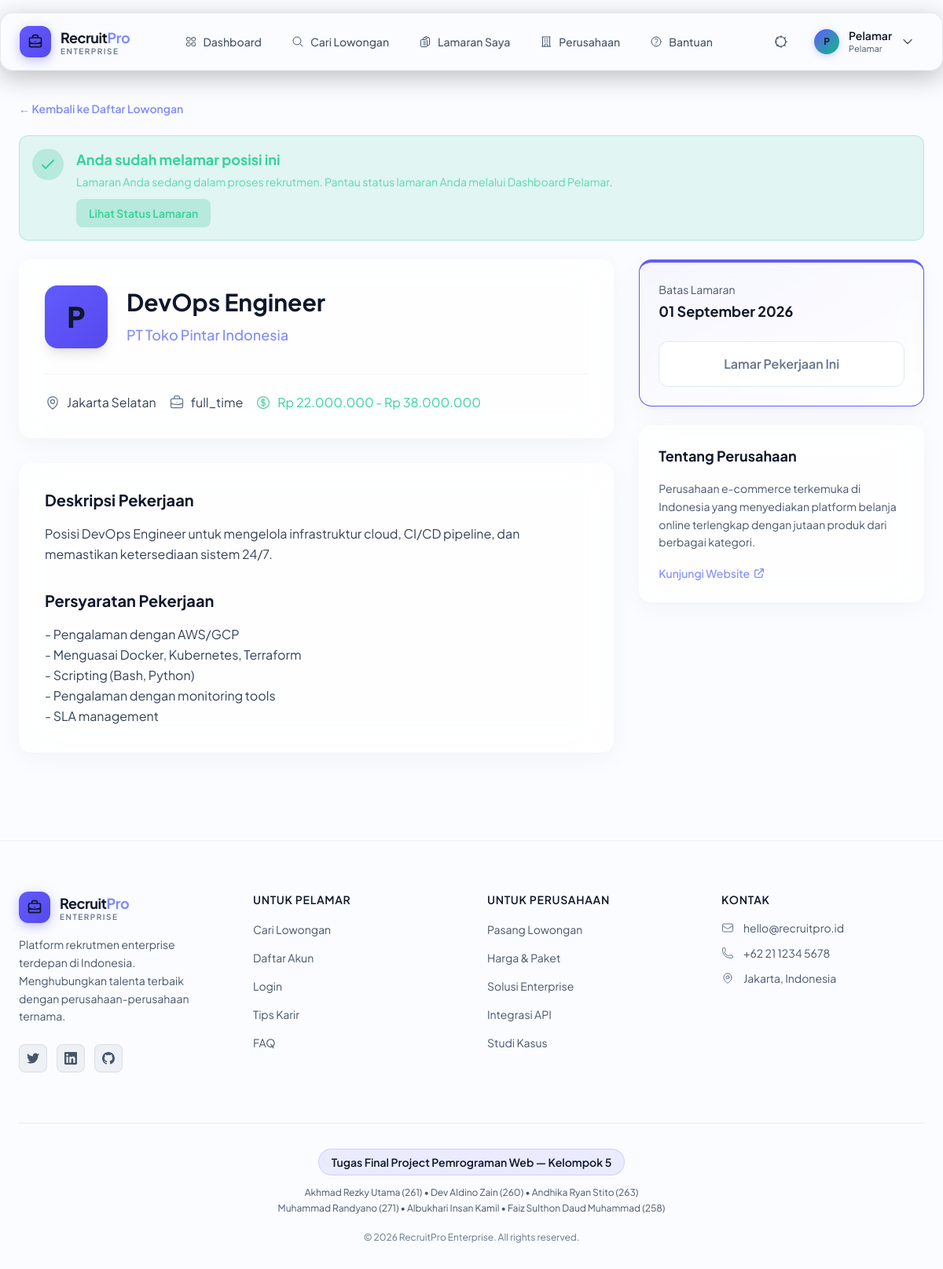
The page /pelamar/jobs/detail.php?id=9 (signed in) on the database its author committed.
### tables this page shows
CREATE TABLE `jobs` (
  `id` int(10) unsigned NOT NULL AUTO_INCREMENT,
  `hr_profile_id` int(10) unsigned NOT NULL,
  `title` varchar(255) NOT NULL,
  `description` text NOT NULL,
  `requirements` text DEFAULT NULL,
  `location` varchar(255) DEFAULT NULL,
  `job_type` varchar(50) NOT NULL DEFAULT 'full_time',
  `industry_category` varchar(50) DEFAULT NULL,
  `salary_range` varchar(100) DEFAULT NULL,
  `deadline` date DEFAULT NULL,
  `status` varchar(20) NOT NULL DEFAULT 'active',
  `created_at` datetime NOT NULL DEFAULT current_timestamp(),
  `updated_at` datetime NOT NULL DEFAULT current_timestamp() ON UPDATE current_timestamp(),
  PRIMARY KEY (`id`),
  KEY `idx_jobs_status` (`status`),
  KEY `idx_jobs_hr` (`hr_profile_id`),
  KEY `idx_jobs_industry` (`industry_category`),
  KEY `idx_jobs_type` (`job_type`),
  KEY `idx_jobs_deadline` (`deadline`),
  FULLTEXT KEY `idx_jobs_search` (`title`,`description`),
  CONSTRAINT `fk_jobs_hr` FOREIGN KEY (`hr_profile_id`) REFERENCES `hr_profiles` (`id`) ON DELETE CASCADE
);

CREATE TABLE `hr_profiles` (
  `id` int(10) unsigned NOT NULL AUTO_INCREMENT,
  `user_id` int(10) unsigned NOT NULL,
  `company_name` varchar(255) NOT NULL,
  `industry` varchar(100) DEFAULT NULL,
  `location` varchar(255) DEFAULT NULL,
  `phone` varchar(20) DEFAULT NULL,
  `website` varchar(255) DEFAULT NULL,
  `company_description` text DEFAULT NULL,
  `created_at` datetime NOT NULL DEFAULT current_timestamp(),
  `updated_at` datetime NOT NULL DEFAULT current_timestamp() ON UPDATE current_timestamp(),
  PRIMARY KEY (`id`),
  UNIQUE KEY `user_id` (`user_id`),
  KEY `idx_hr_company` (`company_name`),
  CONSTRAINT `fk_hr_profiles_user` FOREIGN KEY (`user_id`) REFERENCES `users` (`id`) ON DELETE CASCADE
);

### pelamar/jobs/detail.php (the view, shortened to what this page needs)
<?php
$jobId = $_GET['id'] ?? null;
$pdo = Database::getConnection();
$stmt = $pdo->prepare("
    SELECT j.*, h.company_name, h.company_description, h.website
    FROM jobs j
    JOIN hr_profiles h ON j.hr_profile_id = h.id
    WHERE j.id = :id AND j.status = 'active'
");
$stmt->execute(['id' => $jobId]);
$job = $stmt->fetch();
$hasApplied = false;
$missingProfile = false;
if (isset($_SESSION['user_id']) && $_SESSION['role'] === ROLE_PELAMAR) {
    $stmtProf = $pdo->prepare("SELECT id, cv_file_path FROM pelamar_profiles WHERE user_id = :uid");
    $stmtProf->execute(['uid' => $_SESSION['user_id']]);
    $prof = $stmtProf->fetch();
    if ($prof) {
        if (empty($prof['cv_file_path'])) {
            $missingProfile = true;
        }
        $stmtApp = $pdo->prepare("SELECT id FROM applications WHERE pelamar_profile_id = :pid AND job_id = :jid");
        $stmtApp->execute(['pid' => $prof['id'], 'jid' => $jobId]);
        if ($stmtApp->fetch()) {
            $hasApplied = true;
        }
    }
}
?>
<!DOCTYPE html>
<html lang="id">
<head>
    <script src="https://cdn.tailwindcss.com"></script>
    <link rel="stylesheet" href="<?= BASE_URL ?>/assets/css/design-system.css">
    <link rel="stylesheet" href="<?= BASE_URL ?>/assets/css/components.css">
</head>
<body class="bg-slate-900 text-slate-200 font-sans antialiased min-h-screen flex flex-col relative">
    <?php require_once __DIR__ . '/../../components/header.php'; ?>
    <main class="flex-grow max-w-[1200px] mx-auto w-full px-4 sm:px-6 py-8">
        <div class="mb-6">
            <a href="browse.php" class="text-sm font-semibold text-indigo-400 hover:text-indigo-300 flex items-center gap-2 mb-6 w-fit">
                &larr; Kembali ke Daftar Lowongan
            </a>
            <?php if ($hasApplied): ?>
                <div class="mb-6 bg-emerald-500/10 border border-emerald-500/20 text-emerald-400 px-4 py-4 rounded-xl flex items-start gap-4">
                    <div class="w-10 h-10 rounded-full bg-emerald-500/20 flex items-center justify-center shrink-0">
                        <svg class="w-6 h-6" fill="none" viewBox="0 0 24 24" stroke="currentColor"><path stroke-linecap="round" stroke-linejoin="round" stroke-width="2" d="M5 13l4 4L19 7" /></svg>
                    </div>
                    <div>
                        <h4 class="font-bold text-lg mb-1">Anda sudah melamar posisi ini</h4>
                        <p class="text-emerald-400/80 text-sm">Lamaran Anda sedang dalam proses rekrutmen. Pantau status lamaran Anda melalui Dashboard Pelamar.</p>
                        <a href="<?= BASE_URL ?>/pelamar/applications/list.php" class="inline-block mt-3 px-4 py-2 bg-emerald-500/20 rounded-lg text-sm font-semibold hover:bg-emerald-500/30 transition-colors">Lihat Status Lamaran</a>
                    </div>
                </div>
            <?php endif; ?>
        </div>
        <div class="grid grid-cols-1 lg:grid-cols-3 gap-8">
            <div class="lg:col-span-2 space-y-8">
                <div class="glass-card p-8">
                    <div class="flex items-center gap-6 mb-6">
                        <div class="w-20 h-20 rounded-2xl bg-gradient-to-br from-indigo-500 to-indigo-600 flex items-center justify-center text-4xl font-extrabold text-white shadow-lg">
                            <?= strtoupper(substr($job['company_name'], 0, 1)) ?>
                        </div>
                        <div>
                            <h1 class="text-3xl font-bold text-white leading-tight mb-2"><?= htmlspecialchars($job['title']) ?></h1>
                            <p class="text-lg text-indigo-400 font-medium"><?= htmlspecialchars($job['company_name']) ?></p>
                        </div>
                    </div>
                    <div class="flex flex-wrap gap-4 mt-8 pt-6 border-t border-slate-700/50">
                        <div class="flex items-center gap-2 text-slate-300">
                            <?= htmlspecialchars($job['location']) ?>
                        </div>
                        <div class="flex items-center gap-2 text-slate-300">
                            <?= JOB_TYPES[$job['job_type']] ?? $job['job_type'] ?>
                        </div>
                        <?php if (!empty($job['salary_range'])): ?>
                            <div class="flex items-center gap-2 text-emerald-400">
                                <?= htmlspecialchars($job['salary_range']) ?>
                            </div>
                        <?php endif; ?>
                    </div>
                </div>
                <div class="glass-card p-8">
                    <h2 class="text-xl font-bold text-white mb-4">Deskripsi Pekerjaan</h2>
                    <div class="text-slate-300 leading-relaxed whitespace-pre-wrap mb-8"><?= htmlspecialchars($job['description']) ?></div>
                    <h2 class="text-xl font-bold text-white mb-4">Persyaratan Pekerjaan</h2>
                    <div class="text-slate-300 leading-relaxed whitespace-pre-wrap"><?= htmlspecialchars($job['requirements']) ?></div>
                </div>
            </div>
            <div class="space-y-6">
                <div class="glass-card p-6 border-t-4 border-indigo-500 relative overflow-hidden">
                    <div class="absolute inset-0 bg-gradient-to-br from-indigo-500/5 to-transparent pointer-events-none"></div>
                    <div class="relative z-10">
                        <div class="mb-6">
                            <p class="text-sm text-slate-400 mb-1">Batas Lamaran</p>
                            <p class="text-lg font-bold text-white"><?= date('d F Y', strtotime($job['deadline'])) ?></p>
                        </div>
                        <?php if (!isset($_SESSION['user_id'])): ?>
                            <a href="<?= BASE_URL ?>/auth/login.php" class="btn-primary w-full justify-center py-4 text-base shadow-[0_4px_14px_rgba(99,102,241,0.4)] hover:shadow-[0_6px_20px_rgba(99,102,241,0.5)]">
                                Masuk untuk Melamar
                            </a>
                        <?php elseif ($_SESSION['role'] === ROLE_PELAMAR): ?>
                            <?php if (!$hasApplied && !$missingProfile): ?>
                                <button onclick="document.getElementById('apply-modal').classList.remove('hidden')" class="btn-primary w-full justify-center py-4 text-base shadow-[0_4px_14px_rgba(99,102,241,0.4)] hover:shadow-[0_6px_20px_rgba(99,102,241,0.5)] transition-all">
                                    Lamar Pekerjaan Ini
                                </button>
                            <?php elseif ($missingProfile): ?>
                                <button disabled class="w-full py-4 text-base font-semibold rounded-xl bg-slate-800 text-slate-500 cursor-not-allowed border border-slate-700">
                                    Lamar Pekerjaan Ini
                                </button>
                            <?php else: ?>
                                <button disabled class="w-full py-4 text-base font-semibold rounded-xl bg-emerald-500/10 text-emerald-400 cursor-not-allowed border border-emerald-500/20">
                                    ✓ Lamaran Terkirim
                                </button>
                            <?php endif; ?>
                        <?php else: ?>
                            <div class="text-center p-3 bg-slate-800 rounded-xl border border-slate-700 text-sm text-slate-400">
                                Akun HR tidak dapat melamar pekerjaan.
                            </div>
                        <?php endif; ?>
                    </div>
                </div>
                <div class="glass-card p-6">
                    <h3 class="text-lg font-bold text-white mb-4">Tentang Perusahaan</h3>
                    <div class="text-sm text-slate-400 leading-relaxed mb-4">
                        <?= !empty($job['company_description']) ? nl2br(htmlspecialchars($job['company_description'])) : 'Deskripsi perusahaan belum ditambahkan.' ?>
                    </div>
                    <?php if (!empty($job['website'])): ?>
                        <a href="<?= htmlspecialchars($job['website']) ?>" target="_blank" rel="noopener noreferrer" class="inline-flex items-center text-sm font-medium text-indigo-400 hover:text-indigo-300">
                            Kunjungi Website
                            <svg class="w-4 h-4 ml-1" fill="none" viewBox="0 0 24 24" stroke="currentColor"><path stroke-linecap="round" stroke-linejoin="round" stroke-width="2" d="M10 6H6a2 2 0 00-2 2v10a2 2 0 002 2h10a2 2 0 002-2v-4M14 4h6m0 0v6m0-6L10 14" /></svg>
                        </a>
                    <?php endif; ?>
                </div>
            </div>
        </div>
    </main>
    <?php require_once __DIR__ . '/../../components/footer.php'; ?>
</body>
</html>

### assets/css/design-system.css (style rules this page uses)
:root { --glass-bg: rgba(255, 255, 255, 0.7); --glass-border: rgba(255, 255, 255, 0.8); --glass-shadow: 0 8px 32px rgba(15, 23, 42, 0.04); --glass-blur: 24px; --indigo-glow: 0 4px 24px rgba(99, 91, 255, 0.2); --emerald-glow: 0 4px 24px rgba(16, 185, 129, 0.15); }
.glass-card { background: var(--glass-bg); backdrop-filter: blur(var(--glass-blur)); -webkit-backdrop-filter: blur(var(--glass-blur)); border: 1px solid var(--glass-border); border-radius: 1rem; box-shadow: var(--glass-shadow); }

### rows shown on the page
jobs: hr_profile.company_name "P", title "DevOps Engineer", hr_profile.company_name "PT Toko Pintar Indonesia", location "Jakarta Selatan", job_type "full_time", salary_range "Rp 22.000.000 - Rp 38.000.000", description "Posisi DevOps Engineer untuk mengelola infrastruktur cloud, CI/CD pipeline, dan memastikan ketersediaan sistem 24/7.", requirements "- Pengalaman dengan AWS/GCP - Menguasai Docker, Kubernetes, Terraform - Scripting (Bash, Python) - Pengalaman dengan monitoring tools - SLA management", deadline "01 September 2026", hr_profile.company_description "Perusahaan e-commerce terkemuka di Indonesia yang menyediakan platform belanja online terlengkap dengan jutaan produk dari berbagai kategori."

### other values the page prints
substr(htmlspecialchars($userName), 0, 1) "P"
$userName "Pelamar"
$currentRole "Pelamar"
